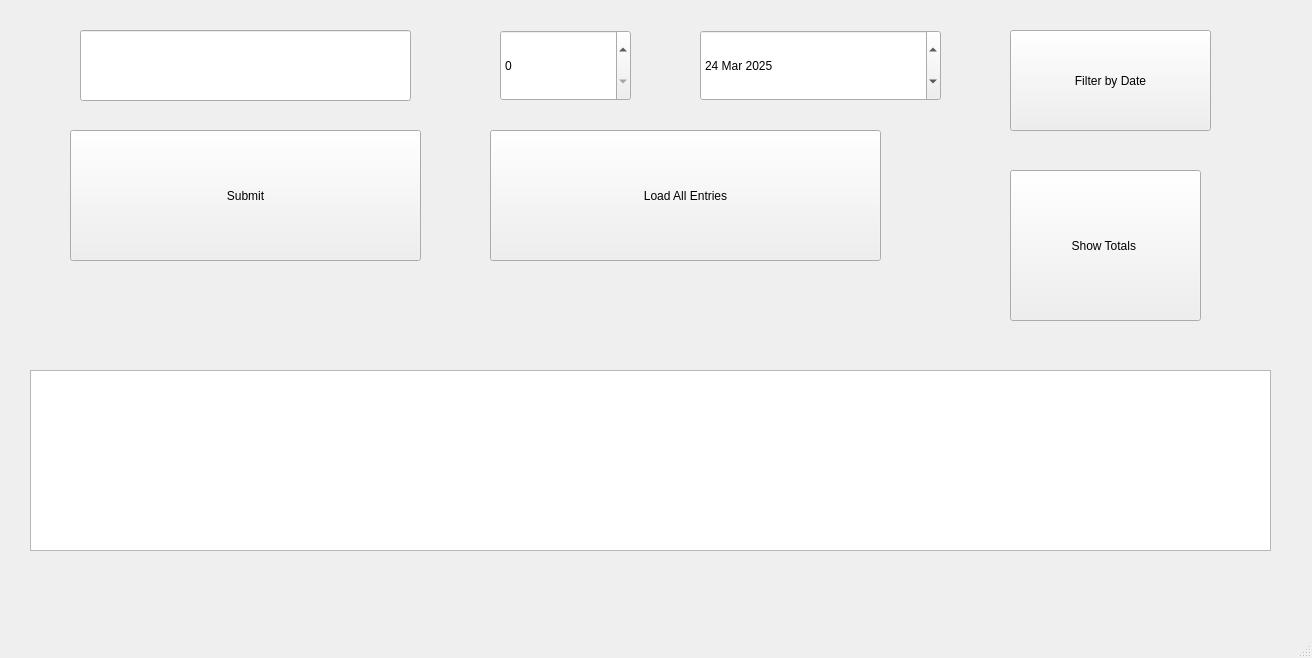
<?xml version="1.0" encoding="UTF-8"?>
<ui version="4.0">
 <class>MainWindow</class>
 <widget class="QMainWindow" name="MainWindow">
  <property name="geometry">
   <rect>
    <x>0</x>
    <y>0</y>
    <width>1312</width>
    <height>658</height>
   </rect>
  </property>
  <property name="windowTitle">
   <string>MainWindow</string>
  </property>
  <widget class="QWidget" name="centralwidget">
   <widget class="QLineEdit" name="category">
    <property name="geometry">
     <rect>
      <x>80</x>
      <y>30</y>
      <width>331</width>
      <height>71</height>
     </rect>
    </property>
   </widget>
   <widget class="QSpinBox" name="amount">
    <property name="geometry">
     <rect>
      <x>500</x>
      <y>30</y>
      <width>131</width>
      <height>71</height>
     </rect>
    </property>
    <property name="maximum">
     <number>999999999</number>
    </property>
   </widget>
   <widget class="QDateEdit" name="date">
    <property name="geometry">
     <rect>
      <x>700</x>
      <y>30</y>
      <width>241</width>
      <height>71</height>
     </rect>
    </property>
    <property name="date">
     <date>
      <year>2025</year>
      <month>3</month>
      <day>24</day>
     </date>
    </property>
   </widget>
   <widget class="QPushButton" name="submitEntry">
    <property name="geometry">
     <rect>
      <x>70</x>
      <y>130</y>
      <width>351</width>
      <height>131</height>
     </rect>
    </property>
    <property name="text">
     <string>Submit</string>
    </property>
   </widget>
   <widget class="QTextEdit" name="results">
    <property name="geometry">
     <rect>
      <x>30</x>
      <y>370</y>
      <width>1241</width>
      <height>181</height>
     </rect>
    </property>
   </widget>
   <widget class="QPushButton" name="loadEntries">
    <property name="geometry">
     <rect>
      <x>490</x>
      <y>130</y>
      <width>391</width>
      <height>131</height>
     </rect>
    </property>
    <property name="text">
     <string>Load All Entries</string>
    </property>
   </widget>
   <widget class="QPushButton" name="filterByDate">
    <property name="geometry">
     <rect>
      <x>1010</x>
      <y>30</y>
      <width>201</width>
      <height>101</height>
     </rect>
    </property>
    <property name="text">
     <string>Filter by Date</string>
    </property>
   </widget>
   <widget class="QPushButton" name="totalButton">
    <property name="geometry">
     <rect>
      <x>1010</x>
      <y>170</y>
      <width>191</width>
      <height>151</height>
     </rect>
    </property>
    <property name="text">
     <string>Show Totals </string>
    </property>
   </widget>
  </widget>
  <widget class="QMenuBar" name="menubar">
   <property name="geometry">
    <rect>
     <x>0</x>
     <y>0</y>
     <width>1312</width>
     <height>21</height>
    </rect>
   </property>
  </widget>
  <widget class="QStatusBar" name="statusbar"/>
 </widget>
 <resources/>
 <connections/>
</ui>
